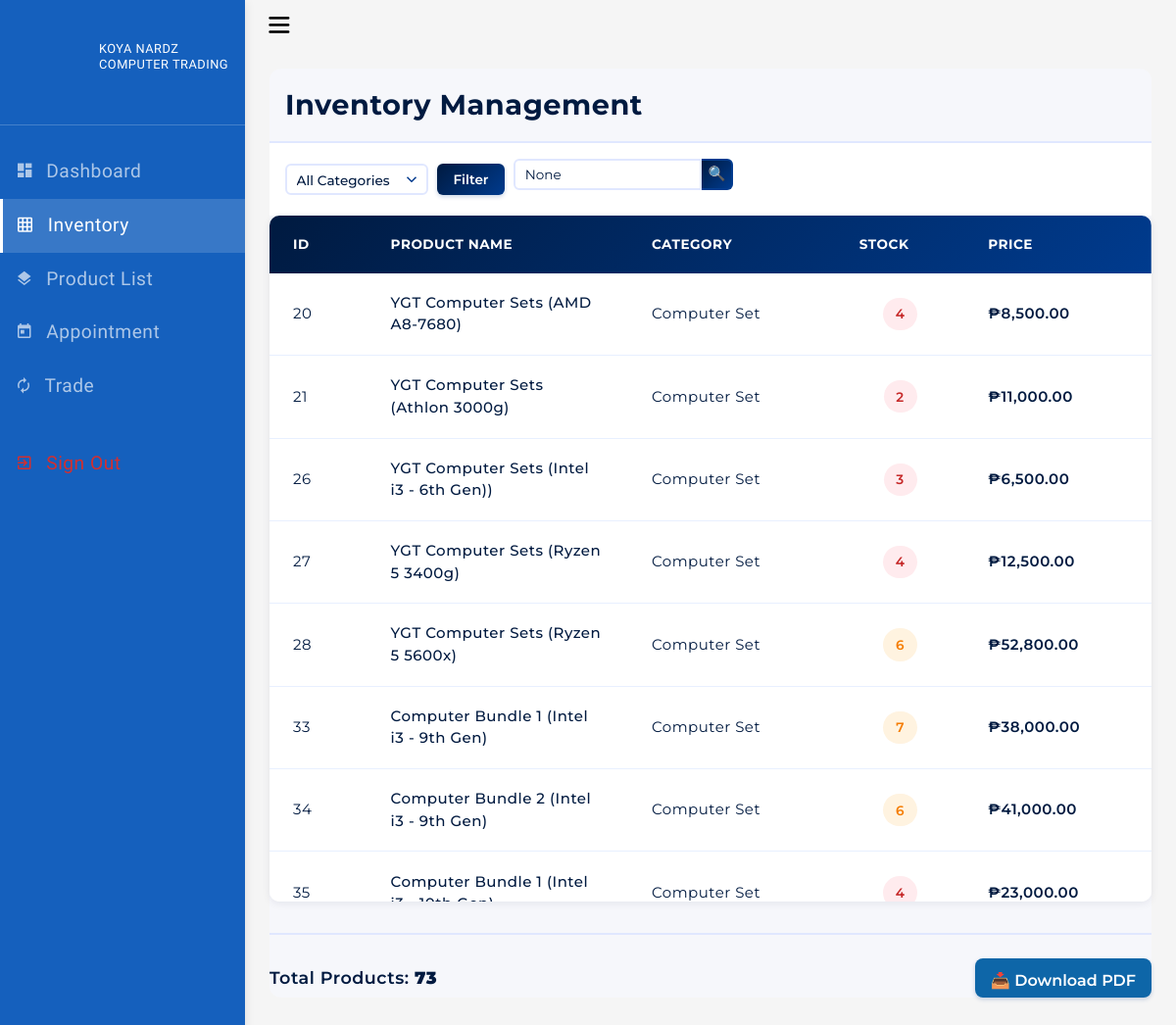
The page /admin_inventory/ on the database its author committed.
### app/models.py (models this page shows, shortened)
class Product(models.Model):
    category_name = models.ForeignKey(Category, on_delete=models.CASCADE, null=True)
    brand = models.ForeignKey(Brand, on_delete=models.CASCADE, null=True)
    image = models.ImageField(upload_to='products/', null=True, blank=True)
    product_name = models.CharField(max_length=100)
    description = models.TextField(blank=True, null=True)
    price = models.DecimalField(max_digits=10, decimal_places=2)
    stock = models.PositiveIntegerField(default=0)
    model_file = models.CharField(max_length=255, blank=True, null=True)
    model_3d = models.FileField(upload_to='3d_models/', null=True, blank=True, help_text="Upload a GLB or GLTF 3D model file")
    created_at = models.DateTimeField(auto_now_add=True, null=True)

class Category(models.Model):
    category_name = models.CharField(max_length=100)
    parent = models.ForeignKey('self', null=True, blank=True, on_delete=models.CASCADE)
    class Meta:
        verbose_name_plural = "Categories"

### app/views.py (the view)
# urls.py: path('admin_inventory/', AdminInventory.as_view(), name='admin_inventory'),
class AdminInventory(TemplateView):
    template_name = 'app/admin/admin_inventory.html'
    def get_context_data(self, **kwargs):
        context = super().get_context_data(**kwargs)
        products = Product.objects.all()
        categories = Category.objects.all()
        category_filter = self.request.GET.get('category')
        search_query = self.request.GET.get('search')
        if category_filter:
            products = products.filter(category_name__id=category_filter)
        if search_query:
            products = products.filter(product_name__icontains=search_query)
        context['products'] = products
        context['categories'] = categories
        context['category_filter'] = category_filter
        context['search_query'] = search_query
        return context

### app/templates/app/admin/admin_inventory.html (shortened to what this page needs)
{% extends 'app/admin/admin_base.html' %}
{% load static %}
{% load humanize %}
{% block content %}
<div class="admin_productpage">
    <div class="product-header">
        <h2>Inventory Management</h2>
    </div>
    <div class="upperproduct">
        <div class="product-filters">
            <form action="" method="GET" class="filter-form">
                <div class="filter-group">
                    <select name="category" class="filter-select">
                        <option value="">All Categories</option>
                    </select>
                </div>
                <button type="submit" class="filter-btn">Filter</button>
            </form>
        </div>
        <div class="product-search">
            <form action="" method="GET" class="search-form">
                <input type="text" name="search" placeholder="Search products..." value="{{ search_query }}" class="search-input">
                <button type="submit" class="search-btn">🔍</button>
            </form>
        </div>
    </div>
    <div class="products-table-container">
        <div class="table-wrapper">
            <table class="products-table">
                <thead>
                    <tr>
                        <th>ID</th>
                        <th>Product Name</th>
                        <th>Category</th>
                        <th>Stock</th>
                        <th>Price</th>
                    </tr>
                </thead>
                <tbody>
                    {% if products %}
                        {% for produkto in products %}
                        <tr>
                            <td data-label="ID">{{ produkto.id }}</td>
                            <td data-label="Product Name" class="product-name">{{ produkto.product_name }}</td>
                            <td data-label="Category">{{ produkto.category_name.category_name }}</td>
                            <td data-label="Stock" class="stock-column">
                                <span class="stock-badge {% if produkto.stock > 20 %}stock-high{% elif produkto.stock > 5 %}stock-medium{% else %}stock-low{% endif %}">
                                    {{ produkto.stock }}
                                </span>
                            </td>
                            <td data-label="Price" class="price-column">₱{{ produkto.price|intcomma }}</td>
                        </tr>
                        {% endfor %}
                    {% else %}
                        <tr><td colspan="5" class="no-data">No products found</td></tr>
                    {% endif %}
                </tbody>
            </table>
        </div>
    </div>
    <div class="bottominventory">
        <div class="left_inventory">
            <p class="product-count">Total Products: <strong>{{ products.count }}</strong></p>
        </div>
        <div class="right_inventory">
            <a href="javascript:void(0);" id="download-pdf">
                <button class="pdf-btn">📥 Download PDF</button>
            </a>
        </div>
    </div>
</div>
{% endblock content %}

### app/templates/app/admin/admin_base.html (shortened to what this page needs)
{% load static %}
<!DOCTYPE html>
<html lang="en">
<head>
    <link href="{% static 'themewagon/dashtreme/assets/css/animate.css' %}" rel="stylesheet">
    <link href="{% static 'themewagon/dashtreme/assets/css/bootstrap.css' %}" rel="stylesheet">
    <link href="{% static 'themewagon/dashtreme/assets/css/bootstrap.min.css' %}" rel="stylesheet">
    <link href="{% static 'themewagon/dashtreme/assets/css/app-style.css' %}" rel="stylesheet">
    <link href="{% static 'themewagon/dashtreme/assets/css/sidebar-menu.css' %}" rel="stylesheet">
    <link href="{% static 'themewagon/dashtreme/assets/css/pace.min.css' %}" rel="stylesheet">
    <link href="{% static 'themewagon/dashtreme/assets/css/icons.css' %}" rel="stylesheet">
    <link rel="stylesheet" href="{% static 'css/admin.css' %}">
</head>
<body class="bg-theme bg-theme1">
    <div class="wrapper" id="wrapper">
        {% include 'app/admin/admin_header.html' %}
        <div class="content-wrapper">
            {% include 'app/admin/admin_navigation.html' %}
            <div class="container-fluid">
            {% block content %}
            {% endblock %}
            </div>
        </div>
    </div>
</body>
</html>

### app/templates/app/admin/admin_header.html (shortened to what this page needs)
{% load static %}
 <nav class="navbar navbar-expand fixed-top">
  <ul class="navbar-nav mr-auto align-items-center">
    <li class="nav-item">
      <a class="nav-link toggle-menu" href="javascript:void();">
       <i class="icon-menu menu-icon" style="font-size: 1.3rem;"></i>
     </a>
    </li>
  </ul>
</nav>

### app/templates/app/admin/admin_navigation.html (shortened to what this page needs)
{% load static %}
<div id="sidebar-wrapper" data-simplebar="" data-simplebar-auto-hide="true">
    <div class="brand-logo">
        <a href="{% url 'admin_dashboard' %}">
            <img src="{% static 'images/LOGO.png' %}" alt="">
            <p>Koya Nardz </br>Computer Trading </p>
        </a>
    </div>
   <ul class="sidebar-menu do-nicescrol">
      <li class="sidebar-header"></li>
      <li>
        <a href="{% url 'admin_dashboard' %}">
          <i class="zmdi zmdi-view-dashboard" style="font-size: 1.2rem;"></i> <span style="font-size: 1.2rem;">Dashboard</span>
        </a>
      </li>
      <li>
        <a href="{% url 'admin_inventory' %}" style="font-size: 1.2rem;">
          <i class="zmdi zmdi-grid"></i> <span>Inventory</span>
        </a>
      </li>
      <li>
        <a href="{% url 'admin_product' %}" style="font-size: 1.2rem;">
          <i class="zmdi zmdi-layers"></i> <span>Product List</span>
        </a>
      </li>
      <li>
        <a href="{% url 'admin_appointment' %}" style="font-size: 1.2rem;">
          <i class="zmdi zmdi-calendar-alt"></i> <span>Appointment</span>
        </a>
      </li>
      <li>
        <a href="{% url 'admin_selling' %}" style="font-size: 1.2rem;">
          <i class="zmdi zmdi-refresh"></i> <span>Trade</span>
        </a>
      </li>
      <li>
        <a href="{% url 'logout' %}" style="font-size: 1.2rem; color: #d32f2f;">
          <i class="zmdi zmdi-sign-in" style="color: #d32f2f;"></i> <span>Sign Out</span>
        </a>
      </li>
    </ul>
   </div>

### static/themewagon/dashtreme/assets/css/sidebar-menu.css (style rules this page uses)
.sidebar-menu { list-style: none; margin: 0; padding: 0; background-color: transparent; }
.sidebar-menu>li { position: relative; margin: 0; padding: 0; }
.sidebar-menu>li>a { padding: 13px 5px 13px 15px; display: block; border-left: 3px solid transparent; color: rgba(255, 255, 255, 0.65); font-size: 15px; }
.sidebar-menu>li:hover>a, .sidebar-menu>li.active>a { color: #ffffff; background: rgba(255, 255, 255, 0.15); border-left-color: #ffffff; }
.sidebar-menu li.sidebar-header { padding: 10px 25px 10px 15px; font-size: 12px; color: rgba(255, 255, 255, 0.5); }
.sidebar-menu a { color: #b8c7ce; text-decoration: none; }

### rows shown on the page
Product: id "20", product_name "YGT Computer Sets (AMD A8-7680)", category_name.category_name "Computer Set", stock "4", price "8,500.00"
Product: id "21", product_name "YGT Computer Sets (Athlon 3000g)", category_name.category_name "Computer Set", stock "2", price "11,000.00"
Product: id "26", product_name "YGT Computer Sets (Intel i3 - 6th Gen))", category_name.category_name "Computer Set", stock "3", price "6,500.00"
Product: id "27", product_name "YGT Computer Sets (Ryzen 5 3400g)", category_name.category_name "Computer Set", stock "4", price "12,500.00"
Product: id "28", product_name "YGT Computer Sets (Ryzen 5 5600x)", category_name.category_name "Computer Set", stock "6", price "52,800.00"
Product: id "33", product_name "Computer Bundle 1 (Intel i3 - 9th Gen)", category_name.category_name "Computer Set", stock "7", price "38,000.00"
Product: id "34", product_name "Computer Bundle 2 (Intel i3 - 9th Gen)", category_name.category_name "Computer Set", stock "6", price "41,000.00"
Product: id "35", product_name "Computer Bundle 1 (Intel…", category_name.category_name "Computer Set", stock "4", price "23,000.00"

### other values the page prints
{{ products.count }} "73"
